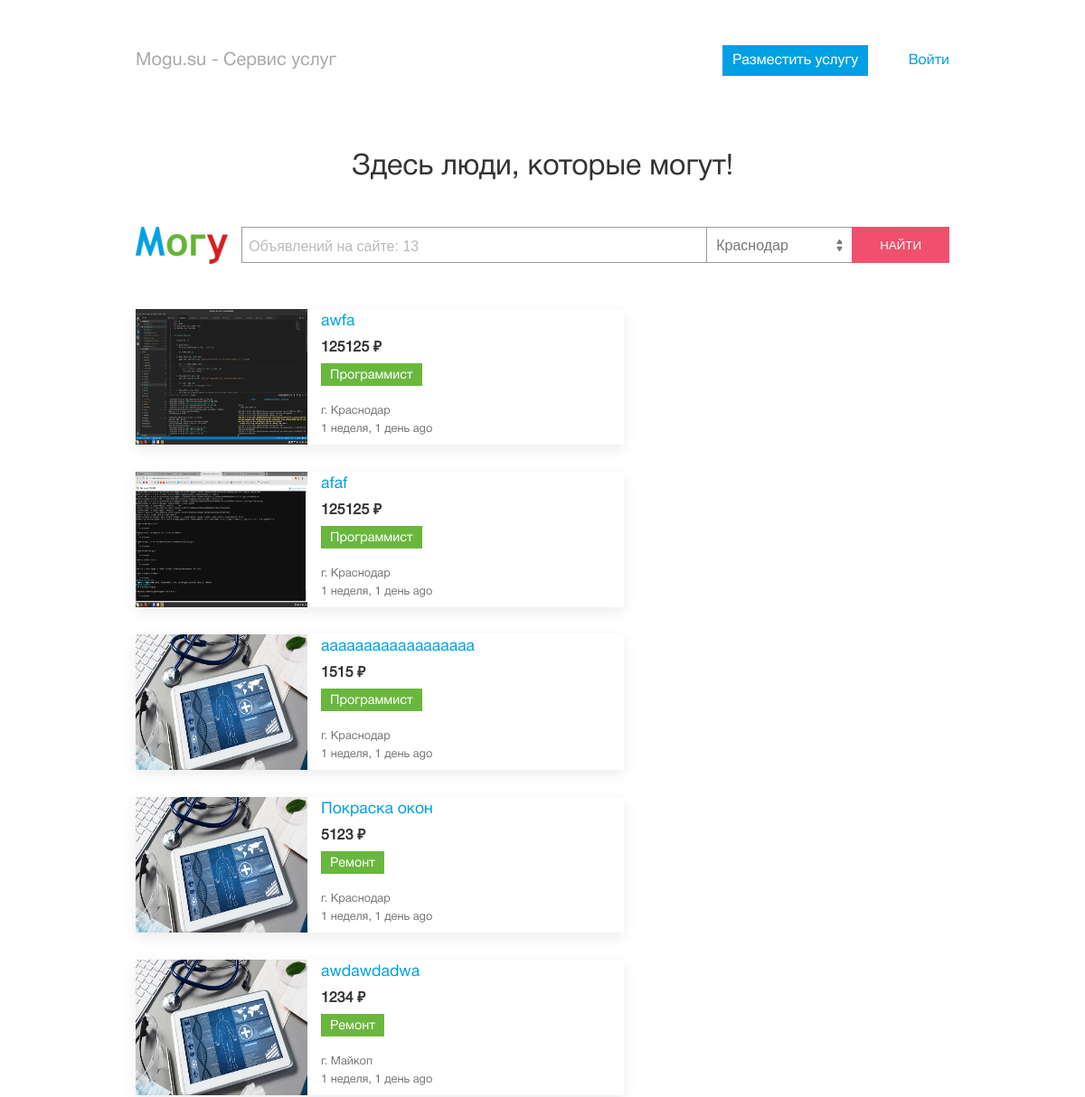
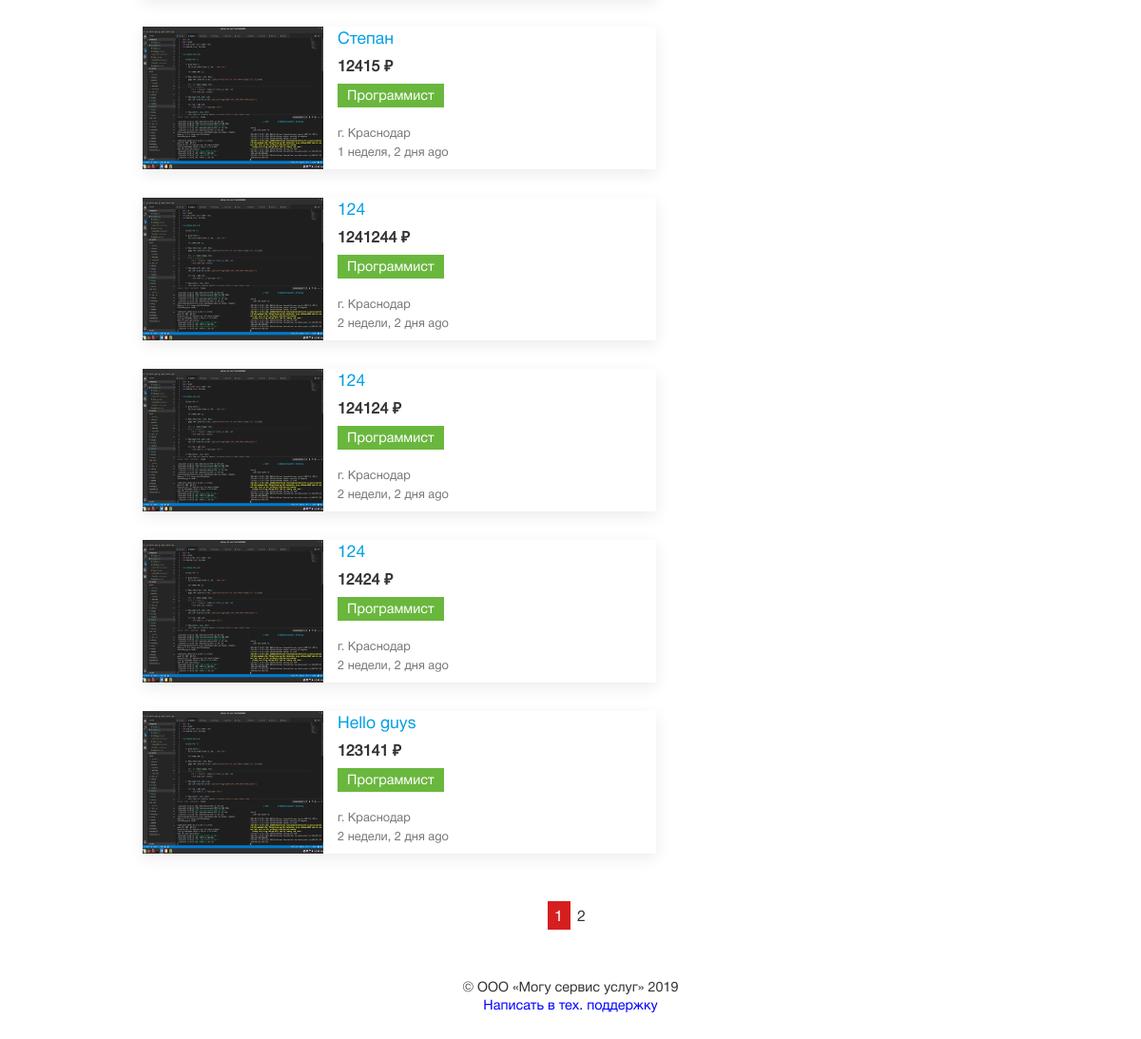
The page / on the database its author committed (2 pictures, top to bottom).
### announcements/models.py (models this page shows, shortened)
class Announcement(models.Model):
    name = models.CharField(max_length=250, verbose_name='Название')
    author = models.ForeignKey(settings.AUTH_USER_MODEL, on_delete=models.CASCADE, verbose_name='Автор', related_name='announcements')
    service = models.ForeignKey(Service, on_delete=models.CASCADE, verbose_name='Услуга', related_name='announcements')
    price = models.PositiveIntegerField(verbose_name='Цена')
    posted = models.DateTimeField(default=timezone.now, verbose_name='Размещено')
    can_edit = models.DateTimeField(verbose_name='Возможно редактирование до', null=True)
    views = models.PositiveSmallIntegerField(verbose_name='Просмотры', default=0)
    views_today = models.PositiveSmallIntegerField(verbose_name='Просмотры сегодня', default=0)
    today = models.DateField(verbose_name='Сегодня', auto_now_add=True, null=True)
    city = models.ForeignKey(City, on_delete=models.CASCADE, verbose_name='Город', related_name='announcements')
    address = models.CharField(max_length=250, verbose_name='Адресс')
    contact = models.CharField(max_length=250, verbose_name='Контактное лицо')
    phone = models.CharField(max_length=250, verbose_name='Телефон')
    desc = RichTextField(verbose_name='Описание')
    is_active = models.BooleanField(default=True, verbose_name='Активное')
    class Meta:
        verbose_name = 'Объявление'
        verbose_name_plural = 'Объявления'
        ordering = ['-posted']
    def get_main_image(self):
        return self.images.first()

class Image(models.Model):
    announcement = models.ForeignKey(Announcement, on_delete=models.CASCADE, verbose_name='Объявление', related_name='images')
    def get_picture_url(self, filename):
        return 'images/announcements/%s/%s' % (self.announcement.author.username, filename)
    image = models.ImageField(upload_to=get_picture_url, verbose_name='Изображение')
    is_main = models.BooleanField(default=False, verbose_name='Главное изображение')
    class Meta:
        verbose_name = 'Изображение'
        verbose_name_plural = 'Изображения'

class City(models.Model):
    name = models.CharField(max_length=250, verbose_name='Город')
    class Meta:
        verbose_name = 'Город'
        verbose_name_plural = 'Города'
        ordering = ['name']
    def __str__(self):
        return '%s' % self.name

### services/models.py (models this page shows, shortened)
class Service(models.Model):
    service_type = models.ForeignKey(ServiceType, on_delete=models.CASCADE, verbose_name='Тип услуги', related_name='services')
    name = models.CharField(max_length=250, verbose_name='Название')
    class Meta:
        verbose_name = 'Услуга'
        verbose_name_plural = 'Услуги'
        ordering = ['name']

class ServiceType(models.Model):
    name = models.CharField(max_length=250, verbose_name='Название')
    class Meta:
        verbose_name = 'Тип услуги'
        verbose_name_plural = 'Типы услуг'
        ordering = ['name']

### landing/views.py (the view)
# urls.py: path('', views.index, name='index'),
def index(request):
    an_all = Announcement.objects.filter(is_active=True)
    cities = City.objects.all()
    search_form = MainSearchForm()
    page_number = request.GET.get('page', 1)
    pag_res = pagination(an_all, page_number)
    categories = ServiceType.objects.all()
    context = {
        'an_all': an_all,
        'search_form': search_form,
        'cities': cities,
        'categories': categories,
        'page_object': pag_res['page'],
        'is_paginated': pag_res['is_paginated'],
        'next_url': pag_res['next_url'],
        'prev_url': pag_res['prev_url'],
    }
    return render(request, 'landing/index.html', context)

### profiles/forms.py (shortened to what this page needs)
class RegisterForm(UserCreationForm):
    first_name = forms.CharField(required=True, widget=forms.TextInput(attrs={'placeholder': 'Имя*'}))
    last_name = forms.CharField(required=True, widget=forms.TextInput(attrs={'placeholder': 'Фамилия*'}))
    patronymic = forms.CharField(required=False, widget=forms.TextInput(attrs={'placeholder': 'Отчество'}))
    phone = forms.CharField(required=True, widget=forms.TextInput(attrs={'class': 'phone', 'placeholder': 'Телефон*'}))
    email = forms.EmailField(required=True, widget=forms.TextInput(attrs={'placeholder': 'Почта*'}))
    password1 = forms.CharField(required=True, widget=forms.PasswordInput(attrs={'placeholder': 'Пароль*'}))
    password2 = forms.CharField(required=True, widget=forms.PasswordInput(attrs={'placeholder': 'Подтверждение пароля*'}))
    class Meta:
        model = User
        fields = [
            'first_name',
            'last_name',
            'patronymic',
            'phone',
            'email',
            'password1',
            'password2',
        ]

class LoginForm(forms.Form):
    username = forms.CharField(required=True, widget=forms.TextInput(attrs={'class': 'phone', 'placeholder': 'Телефон'}))
    password = forms.CharField(required=True, widget=forms.PasswordInput(attrs={'placeholder': 'Пароль'}))

### landing/pagination.py (called while the page is built)
def pagination(queryset, page_number):
    PRODUCT_PER_PAGE = 10
    paginator = Paginator(queryset, PRODUCT_PER_PAGE)
    page = paginator.get_page(page_number)
    is_paginated = page.has_other_pages()
    if page.has_previous():
        prev_url = '?page=%s' % page.previous_page_number()
    else:
        prev_url = ''
    if page.has_next():
        next_url = '?page=%s' % page.next_page_number()
    else:
        next_url = ''
    context = {
        'page': page,
        'is_paginated': is_paginated,
        'next_url': next_url,
        'prev_url': prev_url,
    }
    return context

### profiles/context_processors.py (called while the page is built)
def getting_forms(request):
    reg_form = RegisterForm()
    login_form = LoginForm()
    context = {
        'reg_form': reg_form,
        'login_form': login_form,
    }
    return context

### templates/landing/index.html (shortened to what this page needs)
{% extends 'base.html' %}
{% load static %}
{% load imagefit %}
{% load l10n %}
{% load humanize %}
{% block content %}
    <div class="index-block">
        <div class="container">
            <h2>Здесь люди, которые могут!</h2>
            <div class="search-block">
                <form action="{% url 'search_result' %}" class="main-search" method="GET" autocomplete="off">
                    <div class="row">
                        <img src="{% static 'images/logo.png' %}" alt="main-logo">
                        <div>
                            <div id="multiple-datasets">
                                {{ search_form.q }}
                            </div>
                            <select name="city-select" id="city-select">
                                {% for city in cities %}
                                    <option value="{{ city.id }}">{{ city.name }}</option>
                                {% endfor %}
                            </select>
                            <button type="submit">Найти</button>
                        </div>
                    </div>
                </form>
            </div>
        </div>
        <div class="container">
            <div class="row">
                <div class="services-list">
                    {% for an in page_object.object_list %}
                        <div class="service-item">
                            <div class="row">
                                <img src="{{ an.get_main_image.image.url|resize:'200x160,C' }}" alt="service-photo">
                                <div class="service-info">
                                    <h3><a href="{% url 'an_detail' an.id %}">{{ an.name|truncatechars:30 }}</a></h3>
                                    <p class="price">{{ an.price }} &#8381;</p>
                                    <p class="city"><span>г. {{ an.city }}<span></p>
                                    <a class="s-type" href="{% url 'search_result' %}?q={{ an.service.service_type.name }}&city-select={{ an.city.id }}&sort_by=3">{{ an.service.service_type.name }}</a>
                                    <p class="posted"><span>{{ an.posted|naturaltime }}</span></p>
                                </div>
                            </div>
                        </div>
                    {% endfor %}
                </div>
            </div>
        </div>
        {% include 'pagination.html' %}
    </div>
{% endblock content %}

### dev_static/css/style.css (style rules this page uses)
* { padding: 0; margin: 0; outline: none; }
a, a:visited { text-decoration: none; color: #00f; }
body { font-size: 1rem; font-family: 'Helvetica Neue', Arial, Helvetica, sans-serif; color: #333; }
input::placeholder { color: #bbb; }
input { border: 1px solid #aaa; }
.container { max-width: 900px; padding: 0 40px; margin: 0 auto; }
.row { display: flex; flex-wrap: wrap; }
.index-block { text-align: center; margin-top: 85px; }
.index-block h2 { font-size: 2rem; font-weight: normal; margin-bottom: 50px; color: #333; }
.search-block img { width: 102px; height: 100%; margin-right: 10px; }
#main-search { width: 515px; padding: 12px 7px 8px 7px; font-size: 1rem; color: #666; border: 1px solid #9a9a9a; box-sizing: border-box; }
.search-block .row { justify-content: space-between; }
.search-block .row>div { display: flex; }
.search-block #city-select { width: 160px; color: #777; font-size: 1rem; padding: 0 10px; border: 1px solid #9a9a9a; border-left: none; border-right: none; height: 40px; -webkit-appearance: none; -moz-appearance: none; appearance: none; background: url('../images/select_arrows.png') no-repeat 95% center; }
.search-block button { text-transform: uppercase; padding: 0 30px; background-color: #f0506e; color: #fff; border: 1px solid #f0506e; cursor: pointer; height: 40px; }
.services-list { margin-top: 50px; display: inline-block; }
.services-list img { width: 190px; height: 150px; }
.service-item { margin-top: 30px; box-shadow: 0 5px 15px rgba(0,0,0,.08); }
.service-item .service-info { text-align: left; padding: 5px 15px; box-sizing: border-box; color: #333; font-size: 0.9rem; }
.service-item .service-info h3 { margin: 0 0 10px 0; font-weight: normal; font-size: 1.1rem; top: 10; position: absolute; }
.service-info h3 a { color: #00a0e3; }
.service-info { position: relative; width: 350px; }
.service-info .price { position: absolute; top: 30px; font-weight: bold; font-size: 1rem; }
.service-info .posted { position: absolute; bottom: 10px; }
.service-info .city { position: absolute; bottom: 30px; }
.s-type { position: absolute; top: 60px; display: inline-block; background-color: #6ab73e; color: #fff; padding: 7px 10px 4px 10px; }
.service-item .service-info p span { color: #777; font-size: 0.8rem; }
.services-list .service-item { margin: 0 0 30px 0; }
.typeahead { outline: none; }
.tt-hint { display: none; }

### rows shown on the page
Announcement: get_main_image.image|resize (picture), name "awfa", price "125125", city "Краснодар", service.service_type.name "Программист", posted "1 неделя, 1 день ago"
Announcement: get_main_image.image|resize (picture), name "afaf", price "125125", city "Краснодар", service.service_type.name "Программист", posted "1 неделя, 1 день ago"
Announcement: get_main_image.image|resize (picture), name "aaaaaaaaaaaaaaaaaa", price "1515", city "Краснодар", service.service_type.name "Программист", posted "1 неделя, 1 день ago"
Announcement: get_main_image.image|resize (picture), name "Покраска окон", price "5123", city "Краснодар", service.service_type.name "Ремонт", posted "1 неделя, 1 день ago"
Announcement: get_main_image.image|resize (picture), name "awdawdadwa", price "1234", city "Майкоп", service.service_type.name "Ремонт", posted "1 неделя, 1 день ago"
Announcement: get_main_image.image|resize (picture), name "Степан", price "12415", city "Краснодар", service.service_type.name "Программист", posted "1 неделя, 2 дня ago"
Announcement: get_main_image.image|resize (picture), name "124", price "1241244", city "Краснодар", service.service_type.name "Программист", posted "2 недели, 2 дня ago"
Announcement: get_main_image.image|resize (picture), name "124", price "124124", city "Краснодар", service.service_type.name "Программист", posted "2 недели, 2 дня ago"
Announcement: get_main_image.image|resize (picture), name "124", price "12424", city "Краснодар", service.service_type.name "Программист", posted "2 недели, 2 дня ago"
Announcement: get_main_image.image|resize (picture), name "Hello guys", price "123141", city "Краснодар", service.service_type.name "Программист", posted "2 недели, 2 дня ago"

### other values the page prints
{{ n }} "1"
{{ n }} "2"
form field city-select "Краснодар"
